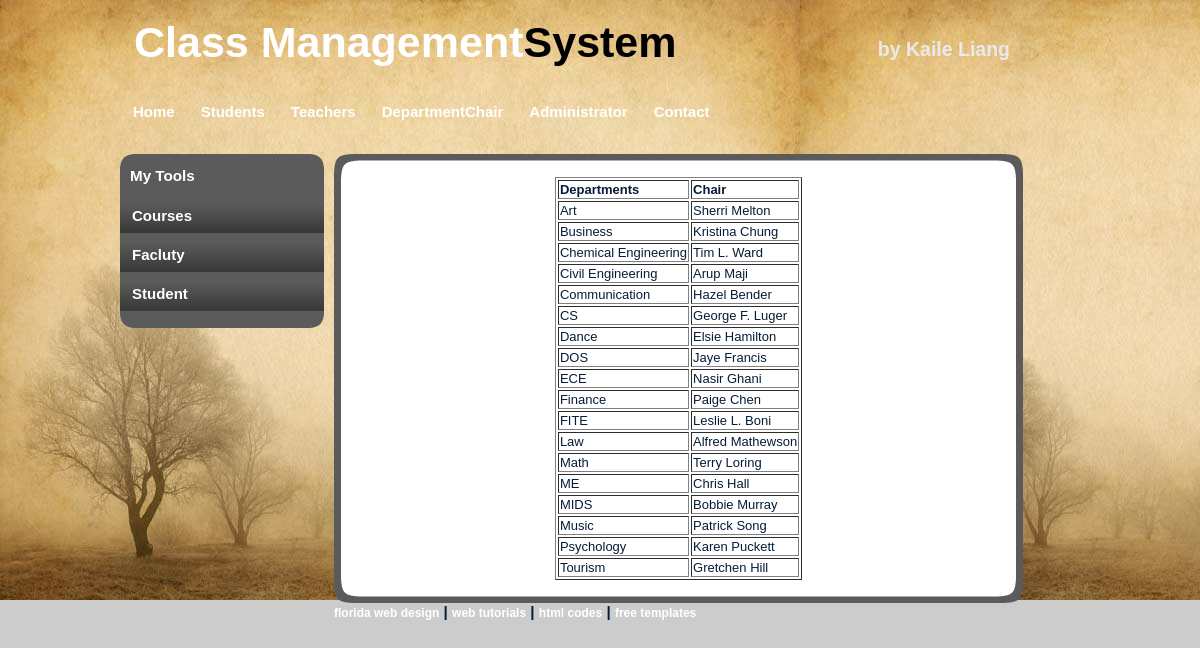
The page /departments.php on the database its author committed.
### tables this page shows
CREATE TABLE IF NOT EXISTS `Departments` (
  `dept_name` varchar(48) NOT NULL,
  `chair` varchar(48) NOT NULL,
  PRIMARY KEY (`dept_name`)
);

### config/config.php (called while the page is built, shortened)
<?php
class Database
{
  public function __construct()
  {
    $this->con=mysql_connect(DOMAIN, DB_USER, PASSWORD);
  }
  public function query($sql)
  {
    $r = mysql_query($sql);
    return $r;
  }
}
?>

### departments.php (the view)
<?php include_once("include/header.php"); ?>
<div id="leftmenu">
  <div id="leftmenu_top"></div>
  <div id="leftmenu_main">
    <h3>My Tools</h3>
    <ul>
      <li><a href="dept_class.php">Courses</a></li>
      <li><a href="dept_teacher.php">Facluty</a></li>
      <li><a href="dept_student.php">Student</a></li>
    </ul>
  </div>
  <div id="leftmenu_bottom"></div>
</div>
<div id="content">
  <div id="content_top"></div>
  <div id="content_main">
<?php
        $sql = "SELECT * from Departments";
    $result = $db->query($sql);
    if($result)
      {
	echo "<table border='1'>
	     <tr>
	       <th>Departments</th>
	       <th>Chair</th>
	     </tr>";
	while($row = mysql_fetch_array($result))
	  {
	    echo "<tr>";
	    echo "<td>" . $row['dept_name'] . "</td>";
	    echo "<td>" . $row['chair'] . "</td>";
	    echo "</tr>";
	  }
	echo "</table>";
      }
?>
  </div>
<?php include("include/footer.php"); ?>

### include/header.php (shortened to what this page needs)
<?php require_once('config/config.php'); ?>
<?php $db = new Database(); ?>
<!DOCTYPE html PUBLIC "-//W3C//DTD XHTML 1.0 Transitional//EN" "http://www.w3.org/TR/xhtml1/DTD/xhtml1-transitional.dtd">
<html xmlns="http://www.w3.org/1999/xhtml">
  <head>
    <link rel="stylesheet" type="text/css" href="css/style.css" />
    <link rel="stylesheet" type="text/css" href="css/formstyle.css" />
  </head>
  <body>
    <div id="container">
      <div id="header">
        <h1>Class Management<span class="off">System</span></h1>
        <h2>by Kaile Liang</h2>
      </div>
      <div id="menu">
        <ul>
          <li class="menuitem"><a href="index.php">Home</a></li>
          <li class="menuitem"><a href="students.php">Students</a></li>
          <li class="menuitem"><a href="teachers.php">Teachers</a></li>
          <li class="menuitem"><a href="departments.php">DepartmentChair</a></li>
          <li class="menuitem"><a href="admin.php">Administrator</a></li>
          <li class="menuitem"><a href="#">Contact</a></li>
        </ul>
      </div>

### include/footer.php
<div id="content_bottom"></div>
<div id="footer"><h3><a href="http://www.bryantsmith.com">florida web design</a> | <a href="http://www.quackit.com">web tutorials</a> | <a href="http://www.htmlcodes.me">html codes</a> | <a href="http://www.free-templates.me">free templates</a></h3></div>
</div>
</div>
</body>
</html>

### css/style.css (style rules this page uses)
body { margin: 0; padding: 0; text-align: left; font: 12px Arial, Helvetica, sans-serif; font-size: 13px; color: #061C37; background: #CCCCCC; background-image:url(../images/background.jpg); background-repeat:repeat-x; }
* { margin: 0 auto 0 auto; text-align:left; }
#container { display: block; height:auto; position: relative; width: 960px; }
#header { height:85px; width:960px; }
#header h1 { position:absolute; text-align:left; color:#FFFFFF; font-size:43px; color:#FFF; left:14px; top:18px; }
#header h2 { position:absolute; text-align:right; color:#EAEAEA; left:490px; top:38px; width:400px; }
.off { color:#000000; }
#menu { display:block; float:left; clear:both; width:960px; height:54px; float:left; clear:both; }
#leftmenu { margin-top:15px; width:204px; float:left; }
#leftmenu_top { width:204px; height:13px; background-image:url(../images/leftmenu_top.png); }
#leftmenu_bottom { width:204px; height:13px; background-image:url(../images/leftmenu_bottom.png); }
#leftmenu_main { width:204px; height:auto; background-color:#5B5B5B; }
#leftmenu_main ul { list-style: none; padding: 0px; width:204px; }
#leftmenu_main h3 { list-style: none; padding: 0px; width:204px; color:#FFFFFF; padding-left:10px; padding-bottom:14px; }
#leftmenu_main ul li { list-style: none; padding: 0px; width:204px; text-align:left; }
#leftmenu_main ul li a, #leftmenu_main ul li a:visited { display:block; list-style: none; padding: 0px; width:192px; padding-left:12px; padding-top:4px; height:30px; text-align:left; background-image:url(../images/leftmenu_link.png); background-repeat:repeat-x; margin-top:5px; color:#FFFFFF; text-decoration:none; font-size:15px; font-weight:bold; }
#content { display:block; float:left; width:689px; height:auto; padding-left:10px; padding-top:15px; padding-right:10px; padding-bottom:5px; }
#content_top { background-image:url(../images/main_top.png); background-repeat:no-repeat; width:689px; height:23px; }
#content_main { background-image:url(../images/main_back.png); background-repeat:repeat-y; width:659px; padding-left:15px; padding-right:15px; }
#content_bottom { background-image:url(../images/main_bottom.png); background-repeat:no-repeat; width:689px; height:23px; }
#footer { width:inherit; height:auto; }
#footer h3 a,#footer h3 a:visited { display:inline; text-align:center; font-size:12px; text-decoration:none; color:#FFF; }
#menu ul { list-style: none; padding: 0px; margin-left:auto; width:960px; }
#menu li { list-style: none; padding: 0px; display: inline; }
#menu a { float: left; height: 36px; display: block; text-align: center; text-decoration: none; color: #ffffff; font-weight: bold; padding-top: 18px; font-size: 15px; padding-left:13px; padding-right:13px; }
html, body { text-align: center; }

### rows shown on the page
departments: dept_name "Art", chair "Sherri Melton"
departments: dept_name "Business", chair "Kristina Chung"
departments: dept_name "Chemical Engineering", chair "Tim L. Ward"
departments: dept_name "Civil Engineering", chair "Arup Maji"
departments: dept_name "Communication", chair "Hazel Bender"
departments: dept_name "CS", chair "George F. Luger"
departments: dept_name "Dance", chair "Elsie Hamilton"
departments: dept_name "DOS", chair "Jaye Francis"
departments: dept_name "ECE", chair "Nasir Ghani"
departments: dept_name "Finance", chair "Paige Chen"
departments: dept_name "FITE", chair "Leslie L. Boni"
departments: dept_name "Law", chair "Alfred Mathewson"
departments: dept_name "Math", chair "Terry Loring"
departments: dept_name "ME", chair "Chris Hall"
departments: dept_name "MIDS", chair "Bobbie Murray"
departments: dept_name "Music", chair "Patrick Song"
departments: dept_name "Psychology", chair "Karen Puckett"
departments: dept_name "Tourism", chair "Gretchen Hill"
